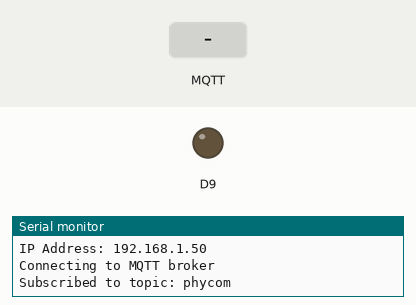
Simulated run of this sketch. Board: Arduino Uno R4 WiFi. Parts: output pins drawn as LEDs (lit = HIGH), the last lines printed to the serial monitor. The test bench sets the inputs (shaded band). WiFi joins after 1.5 s; servers stay silent unless stated; no MQTT or app messages arrive unless stated.

Above: at 12.7 s.
12.8 s: MQTT message "5" arrives on the first subscribed topic
At 14.0 s:
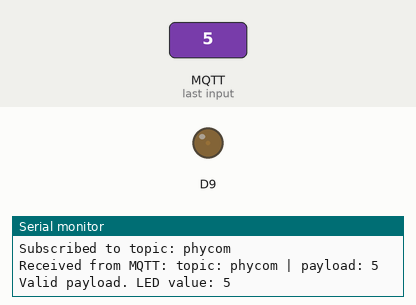
14.3 s: MQTT message "90" arrives on the first subscribed topic
At 15.2 s:
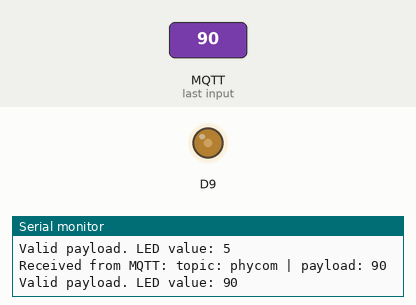
15.8 s: MQTT message "200" arrives on the first subscribed topic
At 16.3 s:
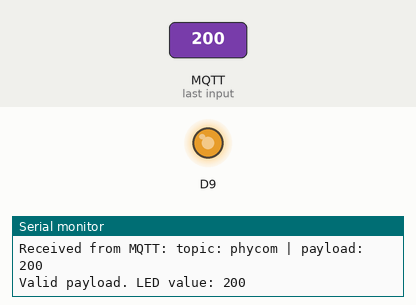
Timing chart, 0 to 18.8 s (numbered marks = the images above; inputs shaded):
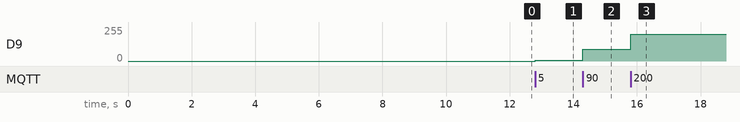

The sketch:

3.ino
```cpp
#include <WiFiS3.h>
#include <MQTTClient.h>
const char WIFI_SSID[] = "Alisala";
const char WIFI_PASSWORD[] = "a.alisala";
const char MQTT_BROKER_ADRRESS[] = "mqtt-dashboard.com";
const int MQTT_PORT = 1883;
const char MQTT_CLIENT_ID[] = "66070221-alisala-subscriber";
const char SUBSCRIBE_TOPIC[] = "phycom";
WiFiClient network;
MQTTClient mqtt = MQTTClient(256);
void setup() {
  Serial.begin(9600);
  int status = WL_IDLE_STATUS;
  while (status != WL_CONNECTED) {
    Serial.print("Connecting to SSID: ");
    Serial.println(WIFI_SSID);
    status = WiFi.begin(WIFI_SSID, WIFI_PASSWORD);
    delay(10000);
  }
  Serial.print("IP Address: ");
  Serial.println(WiFi.localIP());
  connectToMQTT();
}
void loop() {
  mqtt.loop();
}
void connectToMQTT() {
  mqtt.begin(MQTT_BROKER_ADRRESS, MQTT_PORT, network);
  mqtt.onMessage(messageHandler);
  Serial.print("Connecting to MQTT broker");
  while (!mqtt.connect(MQTT_CLIENT_ID)) {
    Serial.print(".");
    delay(1000);
  }
  Serial.println();
  mqtt.subscribe(SUBSCRIBE_TOPIC);
  Serial.println("Subscribed to topic: " + String(SUBSCRIBE_TOPIC));
}
void messageHandler(String &topic, String &payload) {
  Serial.println("Received from MQTT: topic: " + topic + " | payload: " + payload);
  if (isNumeric(payload)) {
    int val = payload.toInt();
    if (val >= 0 && val <= 255) {
      analogWrite(9, val);
      Serial.println("Valid payload. LED value: " + String(val));
    } else {
      Serial.println("Invalid range. Value must be between 0 and 255.");
    }
  } else {
    Serial.println("Invalid payload. Non-numeric data received.");
  }
}


bool isNumeric(String str) {
  for (unsigned int i = 0; i < str.length(); i++) {
    if (!isDigit(str.charAt(i))) {
      return false;  // Return false if a non-digit character is found
    }
  }
  return true;
}
```

Measured:
- after the input at 12.8 s, D9: 0/255 → 5/255 at once
- after the input at 14.3 s, D9: 5/255 → 90/255 at once
- after the input at 15.8 s, D9: 90/255 → 200/255 at once
